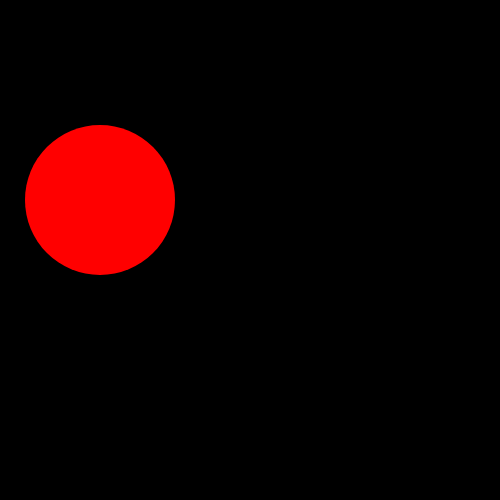
Frame 1 (no input)
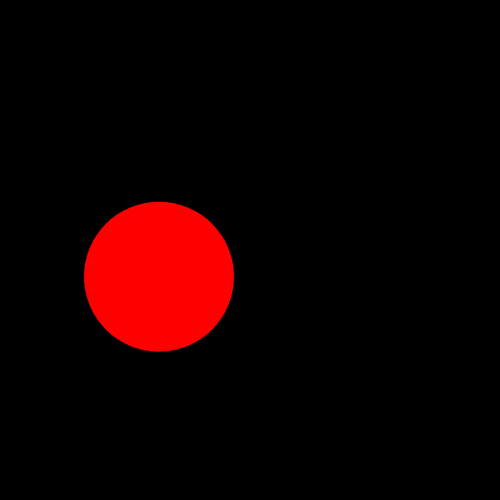
Frame 60 (no input)
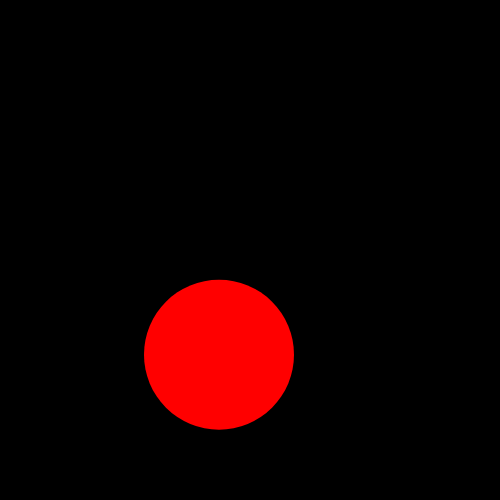
Frame 120 (the mouse pressed at the canvas centre since frame 60)

The p5.js sketch that drew these frames (run headless with seeded random() and noise() and a simulated clock; from frame 60 on, the mouse is pressed at the canvas centre):

// p5.js sketch
// ── sketch.js
let x = 100
let y = 200
let d = 150
let canvW = 500
let canvH = 500
let dirX = 1
let dirY = 1
let padding = 5

function setup() {
    createCanvas(canvW, canvH)
    noStroke()
}

function draw() {
    background("black")
    fill("red")
    ellipse(x, y, d)
    if (x + d / 2 >= canvW) {
        dirX = -1
    }
    if (x - d / 2 <= 0) {
        dirX = 1
    }
    x += dirX
    y += 0.3

    if (y + d / 2 >= canvH) {
        dirY = -1
    }
    if (y - d / 2 <= 0) {
        dirY = 1
    }
    y += dirY
    x += 0

}
